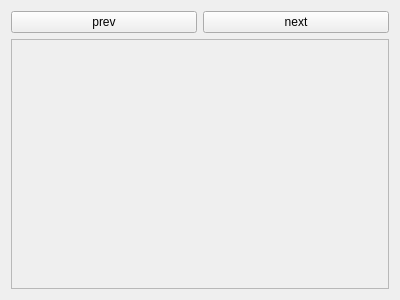
<?xml version="1.0" encoding="UTF-8"?>
<ui version="4.0">
 <class>Form</class>
 <widget class="QWidget" name="Form">
  <property name="geometry">
   <rect>
    <x>0</x>
    <y>0</y>
    <width>400</width>
    <height>300</height>
   </rect>
  </property>
  <property name="windowTitle">
   <string>Form</string>
  </property>
  <layout class="QVBoxLayout" name="verticalLayout" stretch="0,1">
   <item>
    <layout class="QHBoxLayout" name="horizontalLayout_2">
     <item>
      <widget class="QPushButton" name="pushButton">
       <property name="text">
        <string>prev</string>
       </property>
      </widget>
     </item>
     <item>
      <widget class="QPushButton" name="pushButton_2">
       <property name="text">
        <string>next</string>
       </property>
      </widget>
     </item>
    </layout>
   </item>
   <item>
    <widget class="QFrame" name="frame">
     <property name="frameShape">
      <enum>QFrame::StyledPanel</enum>
     </property>
     <property name="frameShadow">
      <enum>QFrame::Raised</enum>
     </property>
     <layout class="QHBoxLayout" name="horizontalLayout_3"/>
    </widget>
   </item>
  </layout>
 </widget>
 <resources/>
 <connections/>
</ui>
